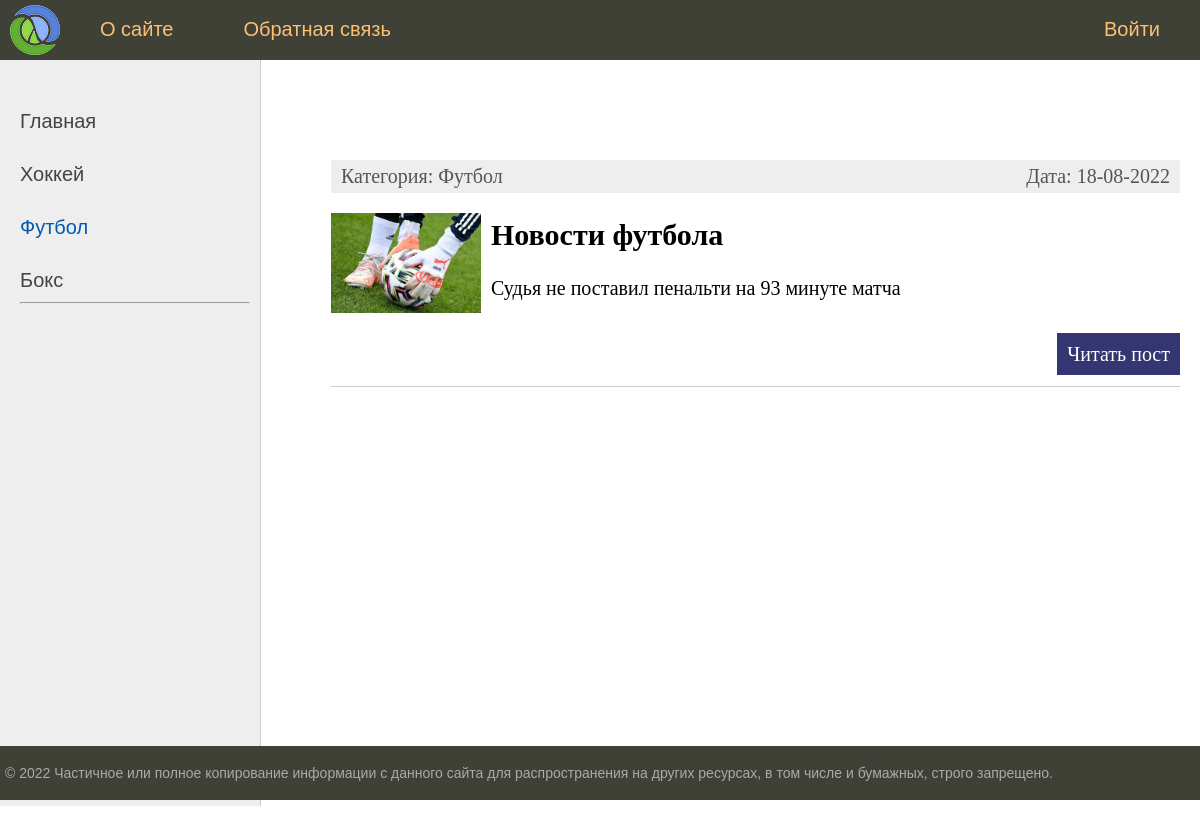
The app's page /category/2/ with its own data.
### news/models.py (models this page shows, shortened)
class Categories(models.Model):
    name = models.CharField(max_length=100, db_index=True)
    def __str__(self):
        return self.name
    def get_absolute_url(self):
        return reverse('category', kwargs={'cat_id': self.pk})
    class Meta:
        verbose_name = "Категории"
        verbose_name_plural = "Категории"
        ordering = ['id']

class News(models.Model):
    title = models.CharField(max_length=255)
    content = models.TextField(blank=True)
    image = models.ImageField(upload_to="images/", null=True)
    date_create = models.DateField(auto_now_add=True)
    date_update = models.DateField(auto_now=True)
    is_published = models.BooleanField(default=True)
    cat = models.ForeignKey('Categories', on_delete=models.PROTECT, null=True)
    def get_absolute_url(self):
        return reverse('post', kwargs={'post_id': self.pk})
    class Meta:
        verbose_name = "Новости спорта"
        verbose_name_plural = "Новости спорта"
        ordering = ['id']

### news/views.py (the view)
# urls.py: path('category/<int:cat_id>/', show_category, name='category'),
def show_category(request, cat_id):
    posts = News.objects.filter(cat_id=cat_id, is_published=True)
    if len(posts) == 0:
        return HttpResponseNotFound('<h1>Страница не найдена!</h1>')
    cats = Categories.objects.all()
    parameters = {
        'posts': posts,
        'title': 'Отображение по рубрикам',
        'menu': menu,
        'cats': cats,
        'cat_selected': cat_id,
    }
    return render(request, 'news/index.html', context=parameters)

### news/templates/news/index.html (shortened to what this page needs)
{% extends 'news/base.html' %}
{% block content %}
<ul class="list-articles">
	{% for p in posts %}
        <li>
        <div class="article-panel">
            <p class="first">Категория: {{p.cat}}</p>
            <p class="last">Дата: {{p.date_update|date:"d-m-Y"}}</p>
        </div>
        {% if p.image %}
            <p><img class="img-article-left thumb" src="{{p.image.url}}" alt=""></p>
        {% endif %}
        <h2>{{p.title}}</h2>
        {% autoescape on %}
            {{p.content|linebreaks|truncatewords:50}}
        {% endautoescape %}
        <p class="link-read-post"><a href="{{ p.get_absolute_url }}">Читать пост</a></p>
        </li>
	{% endfor %}
</ul>
{% endblock %}

### news/templates/news/base.html (shortened to what this page needs)
{% load static %}
<!DOCTYPE html>
<html>
<head>
	<link type="text/css" href="{% static 'news/css/styles.css' %}" rel="stylesheet" />
</head>
<body>
<table class="table-page" border=0 cellpadding="0" cellspacing="0">
<tr><td valign=top>
{% block mainmenu %}
		<div class="header">
			<ul id="mainmenu" class="mainmenu">
			<li class="logo"><a href="{% url 'home' %}"><div class="logo"></div></a></li>
{% for m in menu %}
	{% if not forloop.last %}
			<li><a href="{% url m.url_name %}">{{m.title}}</a></li>
	{% else %}
			<li class="last"><a href="{% url m.url_name %}">{{m.title}}</a></li>
	{% endif %}
{% endfor %}
			</ul>
		</div>
{% endblock mainmenu %}
<table class="table-content" border=0 cellpadding="0" cellspacing="0">
<tr>
	<td valign="top" class="left-chapters">
	<ul id="leftchapters">
        {% if cat_selected == 0 %}
		    <li class="selected">Главная</li>
        {% else %}
            <li><a href="{% url 'home' %}">Главная</a></li>
        {% endif %}
		{% for c in cats %}
            {% if c.pk == cat_selected %}
                <li class="selected">{{ c.name }}</li>
            {% else %}
                <li><a href="{{ c.get_absolute_url }}">{{ c.name }}</a></li>
            {% endif %}
        {% endfor %}
        <hr>
	</ul>
</td>
<td valign="top" class="content">
	<div class="content-text">
{% block content %}
{% endblock %}
	</div>
</td></tr></table>
</td></tr>
<tr><td valign=top>
	<div id="footer">
		<p>&copy; 2022 Частичное или полное копирование информации с данного сайта для распространения на других ресурсах, в том числе и бумажных, строго запрещено.</p>
	</div>
</td></tr></table>
</body>
</html>

### news/static/news/css/styles.css (style rules this page uses)
html, body { font-family: 'Arial'; margin: 0; padding: 0; height: 100%; width: 100%; color: #444; }
a { color: #0059b2; text-decoration: none; }
img { max-width: 600px; height: auto; }
img.img-article-left { max-width: 300px; height: auto; float: left; padding: 0 10px 10px 0; }
img.img-article-left.thumb { max-width: 150px; height: auto; }
p.link-read-post { text-align: right; }
p.link-read-post a { padding: 10px; min-width: 100px; background: #333671; color: #fff; text-decoration: none; }
div.article-panel { background: #eee; padding: 5px 10px 5px 10px; box-sizing: border-box; overflow: hidden; color: #555; }
div.article-panel p.first { margin: 0; float: left; }
div.article-panel p.last { margin: 0; float: right; }
ul.list-articles { list-style: none; margin: 0; padding: 0; }
ul.list-articles li { border-bottom: 1px solid #ccc; }
.table-page { width: 100%; height: 100%; vertical-align: top; }
.table-page tr { height: 100%; }
.header { background: #3F4137; height: 60px; }
.logo { background: url('../images/logo.png') no-repeat 10px 5px; width: 70px; height: 60px; }
ul.mainmenu { list-style: none; margin: 0; padding: 0; height: 60px; color: #fdc073; font-size: 20px; overflow: hidden; }
ul.mainmenu li { float: left; margin: 18px 40px 0 30px; }
ul.mainmenu li.logo { margin: 0; }
ul.mainmenu li.last { float: right; }
ul.mainmenu li a { color: #fdc073; text-decoration: none; }
.table-content { width: 100%; min-height: 100%; height: 100%; }
.left-chapters { margin: 0; background: #eee; border-right: 1px solid #ccc; min-height: 100%; }
.left-chapters ul { width: 230px; min-height: 100%; margin: 0; padding: 20px 10px 10px 20px; list-style: none; font-size: 20px; }
.left-chapters ul li { margin: 30px 0 0 0; color: #999; }
.left-chapters ul li.selected { color: #0059b2; }
.left-chapters ul li a { color: #444; text-decoration: none; }
.content { padding: 40px 20px 20px 40px; width: 100%; box-sizing: border-box; }
.content-text { margin: 60px 0 0 30px; color: #000; font-size: 20px; font-family: Yandex Sans Display Light; }
#footer { box-sizing: border-box; background: #3F4137; padding: 5px; color: #aaa; font-size: 14px; font-family: Verdana, Geneva, Arial, Helvetica; text-align: left; overflow: hidden; }

### records on screen
Categories: name "Хоккей"
Categories: name "Футбол"
Categories: name "Бокс"
News: cat "Футбол", date_update "18-08-2022", image (picture), title "Новости футбола", content "Судья не поставил пенальти на 93 минуте матча"

### other values on screen
{{ m.title }} "О сайте" "Обратная связь"
{{ m.title }} "Войти"
